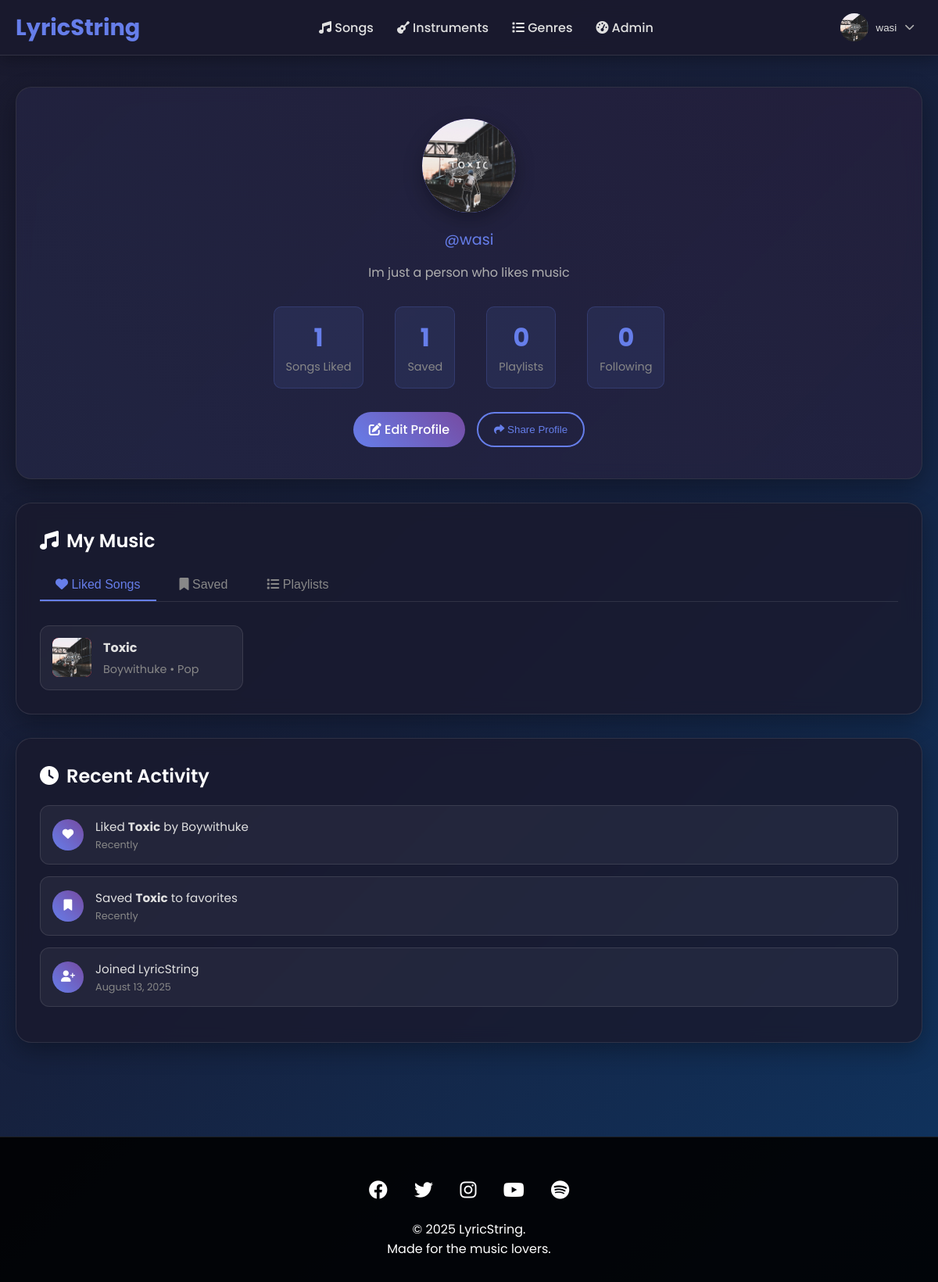
Screenshot of /profile/ (signed in) with the database file from the repository.
### users/models.py (models this page shows, shortened)
class CustomUser(AbstractUser):
    username = models.CharField(
        max_length=150,
        unique=True,
        help_text='Required. 150 characters or fewer. Letters, digits and @/./+/-/_ only.',
        validators=[AbstractUser.username_validator],
        error_messages={
            'unique': "A user with that username already exists.",
        },
    )
    bio = models.TextField(blank=True)
    profile_picture = models.ImageField(upload_to='profile_pics/', blank=True)
    location = models.CharField(max_length=100, blank=True)
    website = models.URLField(blank=True)
    social_media = models.CharField(max_length=100, blank=True)
    skill_level = models.CharField(max_length=20, choices=[
        ('beginner', 'Beginner'),
        ('intermediate', 'Intermediate'),
        ('advanced', 'Advanced'),
        ('professional', 'Professional')
    ], default='beginner')
    groups = models.ManyToManyField(
        'auth.Group',
        verbose_name='groups',
        blank=True,
        help_text='The groups this user belongs to. A user will get all permissions granted to each of their groups.',
        related_name="customuser_set",
        related_query_name="user",
    )
    user_permissions = models.ManyToManyField(
        'auth.Permission',
        verbose_name='user permissions',
        blank=True,
        help_text='Specific permissions for this user.',
        related_name="customuser_set",
        related_query_name="user",
    )
    @property
    def preferences(self):
        pref, created = UserPreferences.objects.get_or_create(user=self)
        return pref

### content/models.py (models this page shows, shortened)
class Song(models.Model):
    title = models.CharField(max_length=100)
    artist = models.ForeignKey(Artist, on_delete=models.CASCADE)
    duration = models.DurationField()
    key = models.CharField(max_length=20)
    bpm = models.PositiveIntegerField()
    year = models.PositiveIntegerField()
    genres = models.ManyToManyField(Genre)
    instruments = models.ManyToManyField(Instrument, through='SongInstrument')
    description = models.TextField()
    cover_image = models.ImageField(upload_to='song_covers/', blank=True)
    audio_file = models.FileField(upload_to='song_audio/')
    created_at = models.DateTimeField(auto_now_add=True)
    liked_by = models.ManyToManyField(settings.AUTH_USER_MODEL, related_name='liked_songs')
    saved_by = models.ManyToManyField(settings.AUTH_USER_MODEL, related_name='saved_songs')

class Artist(models.Model):
    name = models.CharField(max_length=100)
    bio = models.TextField(blank=True)
    genres = models.ManyToManyField(Genre)

class Genre(models.Model):
    name = models.CharField(max_length=50, unique=True)
    description = models.TextField(blank=True)
    icon_class = models.CharField(max_length=50, default='fas fa-music')

### users/views.py (the view)
# urls.py: path('profile/', views.profile_view, name='profile'),
@login_required
def profile_view(request):
    user = request.user
    liked_songs = Song.objects.filter(liked_by=user)
    saved_songs = Song.objects.filter(saved_by=user)
    preferences = user.preferences  # Using the property we defined
    context = {
        'user': user,
        'liked_songs': liked_songs,
        'saved_songs': saved_songs,
        'preferences': preferences
    }
    return render(request, 'users/profile.html', context)

### templates/users/profile.html (shortened to what this page needs)
{% extends "base.html" %}
{% load static %}
{% block content %}
<link rel="stylesheet" href="{% static 'css/profile.css' %}">
<div class="profile-header">
    <div class="profile-avatar">
        {% if user.profile_picture %}
        <img src="{{ user.profile_picture.url }}" alt="{{ user.get_full_name }}">
        {% else %}
        <i class="fas fa-user"></i>
        {% endif %}
    </div>
    <div class="profile-info">
        <div class="profile-username">@{{ user.username }}</div>
        <p class="profile-bio">
            {% if user.bio %}
                {{ user.bio }}
            {% else %}
                No bio yet.
            {% endif %}
        </p>
        <div class="profile-stats">
            <div class="stat-item">
                <span class="stat-number">{{ liked_songs.count }}</span>
                <span class="stat-label">Songs Liked</span>
            </div>
            <div class="stat-item">
                <span class="stat-number">{{ saved_songs.count }}</span>
                <span class="stat-label">Saved</span>
            </div>
            <div class="stat-item">
                <span class="stat-number">0</span>
                <span class="stat-label">Playlists</span>
            </div>
            <div class="stat-item">
                <span class="stat-number">0</span>
                <span class="stat-label">Following</span>
            </div>
        </div>
        <div class="profile-actions">
            <a href="{% url 'profile_edit' %}" class="btn btn-primary">
                <i class="fas fa-edit"></i> Edit Profile
            </a>
            <button class="btn btn-outline">
                <i class="fas fa-share"></i> Share Profile
            </button>
        </div>
    </div>
</div>
<div class="content-section">
    <h2 class="section-title">
        <i class="fas fa-music"></i> My Music
    </h2>
    <div class="section-tabs">
        <button class="tab-btn active" data-tab="liked">
            <i class="fas fa-heart"></i> Liked Songs
        </button>
        <button class="tab-btn" data-tab="saved">
            <i class="fas fa-bookmark"></i> Saved
        </button>
        <button class="tab-btn" data-tab="playlists">
            <i class="fas fa-list"></i> Playlists
        </button>
    </div>
    <div class="tab-content" id="liked-content">
        <div class="songs-grid">
            {% for song in liked_songs %}
            <div class="mini-song-card">
                <div class="mini-song-info">
                    <div class="mini-song-cover" style="background: linear-gradient(45deg, #ff4757, #c44569);">
                        {% if song.cover_image %}
                        <img src="{{ song.cover_image.url }}" alt="{{ song.title }}">
                        {% else %}
                        <i class="fas fa-music"></i>
                        {% endif %}
                    </div>
                    <div class="mini-song-details">
                        <h4>{{ song.title }}</h4>
                        <p>{{ song.artist.name }} • {{ song.genres.first.name }}</p>
                    </div>
                </div>
            </div>
            {% empty %}
            <div class="empty-state">
                <i class="fas fa-heart"></i>
                <p>No liked songs yet</p>
            </div>
            {% endfor %}
        </div>
    </div>
</div>
<div class="content-section">
    <h2 class="section-title">
        <i class="fas fa-clock"></i> Recent Activity
    </h2>
    <div class="recent-activities">
        {% if liked_songs %}
        <div class="activity-item">
            <div class="activity-icon">
                <i class="fas fa-heart"></i>
            </div>
            <div class="activity-content">
                <div class="activity-text">Liked <strong>{{ liked_songs.first.title }}</strong> by {{ liked_songs.first.artist.name }}</div>
                <div class="activity-time">Recently</div>
            </div>
        </div>
        {% endif %}
        {% if saved_songs %}
        <div class="activity-item">
            <div class="activity-icon">
                <i class="fas fa-bookmark"></i>
            </div>
            <div class="activity-content">
                <div class="activity-text">Saved <strong>{{ saved_songs.first.title }}</strong> to favorites</div>
                <div class="activity-time">Recently</div>
            </div>
        </div>
        {% endif %}
        <div class="activity-item">
            <div class="activity-icon">
                <i class="fas fa-user-plus"></i>
            </div>
            <div class="activity-content">
                <div class="activity-text">Joined LyricString</div>
                <div class="activity-time">{{ user.date_joined|date:"F j, Y" }}</div>
            </div>
        </div>
    </div>
</div>
{% endblock %}

### templates/base.html (shortened to what this page needs)
{% load static %}
<!DOCTYPE html>
<html lang="en">
<head>
    <link rel="stylesheet" href="https://cdnjs.cloudflare.com/ajax/libs/font-awesome/6.4.0/css/all.min.css">
    <link rel="stylesheet" href="{% static 'css/styles.css' %}">
    <link rel="stylesheet" href="{% static 'css/base.css' %}">
</head>
<body>
    <header class="header">
        <nav class="nav-container">
            <a href="/" class="logo">
                LyricString
            </a>
            <ul class="nav-menu">
                <li><a href="/"><i class="fas fa-music"></i> Songs</a></li>
                <li><a href="/instruments/"><i class="fas fa-guitar"></i> Instruments</a></li>
                <li><a href="/genres/"><i class="fas fa-list"></i> Genres</a></li>
                {% if user.is_staff %}
                <li><a href="/dashboard/"><i class="fas fa-tachometer-alt"></i> Admin</a></li>
                {% endif %}
            </ul>
            <div class="user-actions">
                {% if user.is_authenticated %}
                <div class="user-profile">
                    <div class="profile-dropdown">
                        <button class="profile-btn">
                            {% if user.profile_picture %}
                            <img src="{{ user.profile_picture.url }}" alt="{{ user.username }}" class="profile-pic">
                            {% else %}
                            <div class="profile-pic default"><i class="fas fa-user"></i></div>
                            {% endif %}
                            <span class="username">{{ user.username }}</span>
                            <i class="fas fa-chevron-down dropdown-icon"></i>
                        </button>
                    </div>
                </div>
                {% else %}
                <a href="{% url 'login' %}" class="btn btn-outline">Sign in</a>
                <a href="{% url 'register' %}" class="btn btn-primary">Sign up</a>
                {% endif %}
            </div>
        </nav>
    </header>
    <main class="main-content">
        {% block content %}{% endblock %}
    </main>
    <footer class="footer">
        <div class="footer-content">
            <div class="social-links">
                <a href="#"><i class="fab fa-facebook"></i></a>
                <a href="#"><i class="fab fa-twitter"></i></a>
                <a href="#"><i class="fab fa-instagram"></i></a>
                <a href="#"><i class="fab fa-youtube"></i></a>
                <a href="#"><i class="fab fa-spotify"></i></a>
            </div>
            <p>&copy; 2025 LyricString.</p>
            <p>Made for the music lovers.</p>
        </div>
    </footer>
</body>
</html>

### static/css/styles.css (style rules this page uses)
* { margin: 0; padding: 0; box-sizing: border-box; }
body { font-family: 'Poppins', sans-serif; background: linear-gradient(135deg, #1a1a2e 0%, #16213e 50%, #0f3460 100%); min-height: 100vh; color: #e0e0e0; }
.header { background: rgba(26, 26, 46, 0.95); backdrop-filter: blur(10px); box-shadow: 0 4px 20px rgba(0,0,0,0.3); position: sticky; top: 0; z-index: 1000; border-bottom: 1px solid rgba(255, 255, 255, 0.1); }
.nav-container { max-width: 1400px; margin: 0 auto; padding: 0 20px; display: flex; justify-content: space-between; align-items: center; height: 70px; }
.logo { display: flex; align-items: center; gap: 10px; font-size: 1.8rem; font-weight: 700; color: #667eea; text-decoration: none; }
.nav-menu { display: flex; list-style: none; gap: 30px; }
.nav-menu a { text-decoration: none; color: #e0e0e0; font-weight: 500; transition: color 0.3s ease; position: relative; }
.nav-menu a::after { content: ''; position: absolute; width: 0; height: 2px; bottom: -5px; left: 0; background: linear-gradient(45deg, #667eea, #764ba2); transition: width 0.3s ease; }
.user-actions { display: flex; gap: 15px; align-items: center; }
.btn { padding: 10px 20px; border-radius: 25px; text-decoration: none; font-weight: 500; transition: all 0.3s ease; border: none; cursor: pointer; }
.btn-primary { background: linear-gradient(45deg, #667eea, #764ba2); color: white; }
.btn-outline { border: 2px solid #667eea; color: #667eea; background: transparent; }
.user-profile { position: relative; }
.profile-dropdown { position: relative; }
.profile-btn { display: flex; align-items: center; gap: 10px; background: transparent; border: none; cursor: pointer; padding: 5px 10px; border-radius: 30px; transition: all 0.3s ease; }
.profile-pic { width: 36px; height: 36px; border-radius: 50%; object-fit: cover; }
.username { font-weight: 500; color: #e0e0e0; }
.dropdown-icon { font-size: 0.8rem; color: #b0b0b0; transition: transform 0.3s ease; }
.main-content { max-width: 1400px; margin: 0 auto; padding: 40px 20px; min-height: calc(100vh - 140px); }
.songs-grid { display: grid; grid-template-columns: repeat(5, 1fr); gap: 20px; margin-top: 30px; }
.stat-item { padding: 15px; border-radius: 10px; background: rgba(102, 126, 234, 0.1); border: 1px solid rgba(102, 126, 234, 0.2); }
.stat-number { font-size: 2rem; font-weight: 700; color: #667eea; }
.stat-label { color: #b0b0b0; font-size: 0.9rem; }
.footer { background: rgba(0,0,0,0.9); color: white; text-align: center; padding: 30px 0; margin-top: 50px; border-top: 1px solid rgba(255, 255, 255, 0.1); }
.footer-content { max-width: 1400px; margin: 0 auto; padding: 0 20px; }
.social-links { margin: 20px 0; }
.social-links a { color: white; font-size: 1.5rem; margin: 0 15px; transition: color 0.3s ease; }
@media (max-width: 1200px) { .songs-grid { grid-template-columns: repeat(4, 1fr); } }

### rows the page displays
CustomUser: profile_picture (picture), username "wasi", bio "Im just a person who likes music", date_joined "August 13, 2025"
Song: cover_image (picture), title "Toxic", artist.name "Boywithuke", genres.first.name "Pop", first "Toxic", first.artist.name "Boywithuke"

### other values shown
{{ liked_songs.count }} "1"
{{ saved_songs.count }} "1"
